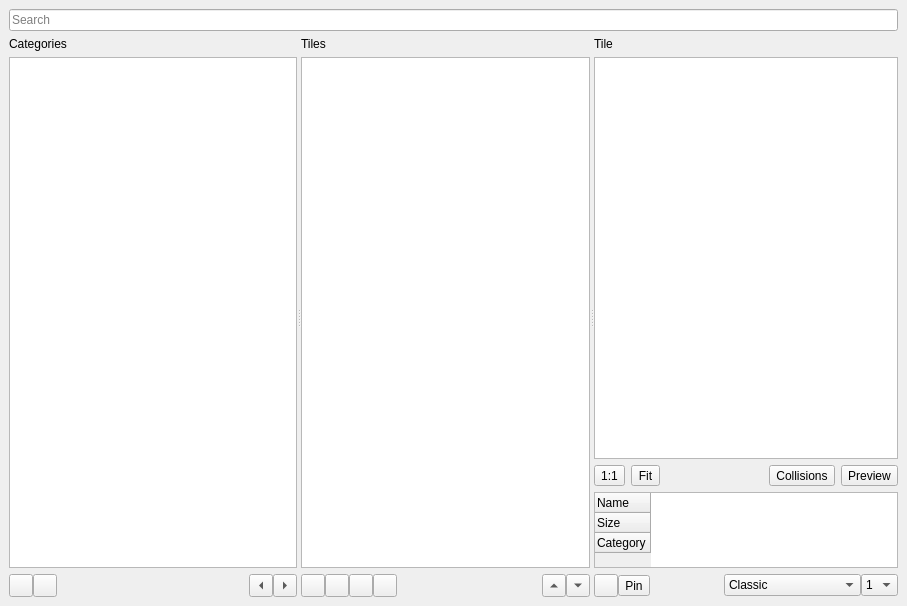
<?xml version="1.0" encoding="UTF-8"?>
<ui version="4.0">
 <class>TileExplorer</class>
 <widget class="QDockWidget" name="TileExplorer">
  <property name="geometry">
   <rect>
    <x>0</x>
    <y>0</y>
    <width>907</width>
    <height>606</height>
   </rect>
  </property>
  <property name="floating">
   <bool>false</bool>
  </property>
  <property name="features">
   <set>QDockWidget::DockWidgetFeature::DockWidgetClosable|QDockWidget::DockWidgetFeature::DockWidgetFloatable|QDockWidget::DockWidgetFeature::DockWidgetMovable</set>
  </property>
  <property name="windowTitle">
   <string>Tile Explorer</string>
  </property>
  <widget class="QWidget" name="dockWidgetContents">
   <layout class="QVBoxLayout" name="verticalLayout">
    <item>
     <widget class="QLineEdit" name="SearchBar">
      <property name="inputMask">
       <string/>
      </property>
      <property name="placeholderText">
       <string>Search</string>
      </property>
      <property name="cursorMoveStyle">
       <enum>Qt::CursorMoveStyle::LogicalMoveStyle</enum>
      </property>
      <property name="clearButtonEnabled">
       <bool>true</bool>
      </property>
     </widget>
    </item>
    <item>
     <widget class="QSplitter" name="splitter">
      <property name="orientation">
       <enum>Qt::Orientation::Horizontal</enum>
      </property>
      <widget class="QWidget" name="CatsTab" native="true">
       <layout class="QVBoxLayout" name="verticalLayout_2">
        <property name="leftMargin">
         <number>0</number>
        </property>
        <property name="rightMargin">
         <number>0</number>
        </property>
        <item>
         <widget class="QLabel" name="label">
          <property name="text">
           <string>Categories</string>
          </property>
         </widget>
        </item>
        <item>
         <widget class="QListWidget" name="Categories">
          <property name="editTriggers">
           <set>QAbstractItemView::EditTrigger::NoEditTriggers</set>
          </property>
          <property name="alternatingRowColors">
           <bool>true</bool>
          </property>
          <property name="selectionMode">
           <enum>QAbstractItemView::SelectionMode::ExtendedSelection</enum>
          </property>
          <property name="movement">
           <enum>QListView::Movement::Static</enum>
          </property>
          <property name="flow">
           <enum>QListView::Flow::TopToBottom</enum>
          </property>
          <property name="resizeMode">
           <enum>QListView::ResizeMode::Adjust</enum>
          </property>
          <property name="layoutMode">
           <enum>QListView::LayoutMode::SinglePass</enum>
          </property>
          <property name="viewMode">
           <enum>QListView::ViewMode::ListMode</enum>
          </property>
          <property name="uniformItemSizes">
           <bool>true</bool>
          </property>
          <property name="selectionRectVisible">
           <bool>false</bool>
          </property>
         </widget>
        </item>
        <item>
         <layout class="QHBoxLayout" name="horizontalLayout">
          <property name="spacing">
           <number>0</number>
          </property>
          <item>
           <widget class="QToolButton" name="CatsAddCC">
            <property name="text">
             <string/>
            </property>
            <property name="icon">
             <iconset theme="list-add"/>
            </property>
            <property name="arrowType">
             <enum>Qt::ArrowType::NoArrow</enum>
            </property>
           </widget>
          </item>
          <item>
           <widget class="QToolButton" name="CatsRemoveCC">
            <property name="text">
             <string/>
            </property>
            <property name="icon">
             <iconset theme="list-remove"/>
            </property>
           </widget>
          </item>
          <item>
           <spacer name="horizontalSpacer">
            <property name="orientation">
             <enum>Qt::Orientation::Horizontal</enum>
            </property>
            <property name="sizeHint" stdset="0">
             <size>
              <width>40</width>
              <height>20</height>
             </size>
            </property>
           </spacer>
          </item>
          <item>
           <widget class="QToolButton" name="CatPrev">
            <property name="text">
             <string>...</string>
            </property>
            <property name="arrowType">
             <enum>Qt::ArrowType::LeftArrow</enum>
            </property>
           </widget>
          </item>
          <item>
           <widget class="QToolButton" name="CatNext">
            <property name="text">
             <string>...</string>
            </property>
            <property name="arrowType">
             <enum>Qt::ArrowType::RightArrow</enum>
            </property>
           </widget>
          </item>
         </layout>
        </item>
       </layout>
      </widget>
      <widget class="QWidget" name="TilesTab" native="true">
       <layout class="QVBoxLayout" name="verticalLayout_3">
        <property name="leftMargin">
         <number>0</number>
        </property>
        <property name="rightMargin">
         <number>0</number>
        </property>
        <item>
         <widget class="QLabel" name="label_2">
          <property name="text">
           <string>Tiles</string>
          </property>
         </widget>
        </item>
        <item>
         <widget class="QListWidget" name="Tiles">
          <property name="mouseTracking">
           <bool>true</bool>
          </property>
          <property name="autoFillBackground">
           <bool>true</bool>
          </property>
          <property name="editTriggers">
           <set>QAbstractItemView::EditTrigger::NoEditTriggers</set>
          </property>
          <property name="alternatingRowColors">
           <bool>true</bool>
          </property>
          <property name="resizeMode">
           <enum>QListView::ResizeMode::Fixed</enum>
          </property>
          <property name="layoutMode">
           <enum>QListView::LayoutMode::SinglePass</enum>
          </property>
          <property name="spacing">
           <number>10</number>
          </property>
          <property name="viewMode">
           <enum>QListView::ViewMode::IconMode</enum>
          </property>
         </widget>
        </item>
        <item>
         <layout class="QHBoxLayout" name="horizontalLayout_2">
          <property name="spacing">
           <number>0</number>
          </property>
          <item>
           <widget class="QToolButton" name="TilesListView">
            <property name="text">
             <string/>
            </property>
            <property name="icon">
             <iconset resource="../../../resources/res.qrc">
              <normaloff>:/grids/grid/list.svg</normaloff>:/grids/grid/list.svg</iconset>
            </property>
            <property name="arrowType">
             <enum>Qt::ArrowType::NoArrow</enum>
            </property>
           </widget>
          </item>
          <item>
           <widget class="QToolButton" name="TilesGridViewBig">
            <property name="text">
             <string/>
            </property>
            <property name="icon">
             <iconset resource="../../../resources/res.qrc">
              <normaloff>:/grids/grid/mediumgrid.svg</normaloff>:/grids/grid/mediumgrid.svg</iconset>
            </property>
           </widget>
          </item>
          <item>
           <widget class="QToolButton" name="TilesGridViewSmall">
            <property name="text">
             <string/>
            </property>
            <property name="icon">
             <iconset resource="../../../resources/res.qrc">
              <normaloff>:/grids/grid/smallgrid.svg</normaloff>:/grids/grid/smallgrid.svg</iconset>
            </property>
           </widget>
          </item>
          <item>
           <widget class="QToolButton" name="TilesIconView">
            <property name="text">
             <string/>
            </property>
            <property name="icon">
             <iconset resource="../../../resources/res.qrc">
              <normaloff>:/grids/grid/smallgrid2.svg</normaloff>:/grids/grid/smallgrid2.svg</iconset>
            </property>
           </widget>
          </item>
          <item>
           <spacer name="horizontalSpacer_2">
            <property name="orientation">
             <enum>Qt::Orientation::Horizontal</enum>
            </property>
            <property name="sizeHint" stdset="0">
             <size>
              <width>40</width>
              <height>20</height>
             </size>
            </property>
           </spacer>
          </item>
          <item>
           <widget class="QToolButton" name="TilePrev">
            <property name="text">
             <string>...</string>
            </property>
            <property name="arrowType">
             <enum>Qt::ArrowType::UpArrow</enum>
            </property>
           </widget>
          </item>
          <item>
           <widget class="QToolButton" name="TileNext">
            <property name="text">
             <string>...</string>
            </property>
            <property name="arrowType">
             <enum>Qt::ArrowType::DownArrow</enum>
            </property>
           </widget>
          </item>
         </layout>
        </item>
       </layout>
      </widget>
      <widget class="QWidget" name="TileTab" native="true">
       <layout class="QVBoxLayout" name="verticalLayout_4">
        <property name="leftMargin">
         <number>0</number>
        </property>
        <property name="rightMargin">
         <number>0</number>
        </property>
        <item>
         <widget class="QLabel" name="label_3">
          <property name="text">
           <string>Tile</string>
          </property>
         </widget>
        </item>
        <item>
         <widget class="TilePreview" name="Preview">
          <property name="sizePolicy">
           <sizepolicy hsizetype="Preferred" vsizetype="Preferred">
            <horstretch>0</horstretch>
            <verstretch>1</verstretch>
           </sizepolicy>
          </property>
          <property name="mouseTracking">
           <bool>true</bool>
          </property>
         </widget>
        </item>
        <item>
         <layout class="QHBoxLayout" name="horizontalLayout_6">
          <item>
           <widget class="QToolButton" name="OnetoOne">
            <property name="text">
             <string>1:1</string>
            </property>
            <property name="arrowType">
             <enum>Qt::ArrowType::NoArrow</enum>
            </property>
           </widget>
          </item>
          <item>
           <widget class="QToolButton" name="FitInScreen">
            <property name="text">
             <string>Fit</string>
            </property>
            <property name="arrowType">
             <enum>Qt::ArrowType::NoArrow</enum>
            </property>
           </widget>
          </item>
          <item>
           <spacer name="horizontalSpacer_7">
            <property name="orientation">
             <enum>Qt::Orientation::Horizontal</enum>
            </property>
            <property name="sizeHint" stdset="0">
             <size>
              <width>40</width>
              <height>20</height>
             </size>
            </property>
           </spacer>
          </item>
          <item>
           <widget class="QToolButton" name="ToggleCollisions">
            <property name="text">
             <string>Collisions</string>
            </property>
            <property name="checkable">
             <bool>true</bool>
            </property>
            <property name="arrowType">
             <enum>Qt::ArrowType::NoArrow</enum>
            </property>
           </widget>
          </item>
          <item>
           <widget class="QToolButton" name="TogglePreview">
            <property name="text">
             <string>Preview</string>
            </property>
            <property name="checkable">
             <bool>true</bool>
            </property>
            <property name="arrowType">
             <enum>Qt::ArrowType::NoArrow</enum>
            </property>
           </widget>
          </item>
         </layout>
        </item>
        <item>
         <widget class="QTableWidget" name="Properties">
          <property name="sizePolicy">
           <sizepolicy hsizetype="Preferred" vsizetype="Preferred">
            <horstretch>0</horstretch>
            <verstretch>0</verstretch>
           </sizepolicy>
          </property>
          <property name="sizeAdjustPolicy">
           <enum>QAbstractScrollArea::SizeAdjustPolicy::AdjustToContents</enum>
          </property>
          <property name="editTriggers">
           <set>QAbstractItemView::EditTrigger::NoEditTriggers</set>
          </property>
          <property name="alternatingRowColors">
           <bool>false</bool>
          </property>
          <property name="showGrid">
           <bool>false</bool>
          </property>
          <property name="gridStyle">
           <enum>Qt::PenStyle::NoPen</enum>
          </property>
          <property name="sortingEnabled">
           <bool>false</bool>
          </property>
          <property name="cornerButtonEnabled">
           <bool>true</bool>
          </property>
          <attribute name="horizontalHeaderVisible">
           <bool>false</bool>
          </attribute>
          <attribute name="horizontalHeaderHighlightSections">
           <bool>true</bool>
          </attribute>
          <attribute name="verticalHeaderMinimumSectionSize">
           <number>20</number>
          </attribute>
          <attribute name="verticalHeaderDefaultSectionSize">
           <number>20</number>
          </attribute>
          <attribute name="verticalHeaderHighlightSections">
           <bool>true</bool>
          </attribute>
          <row>
           <property name="text">
            <string>Name</string>
           </property>
          </row>
          <row>
           <property name="text">
            <string>Size</string>
           </property>
          </row>
          <row>
           <property name="text">
            <string>Category</string>
           </property>
          </row>
          <column>
           <property name="text">
            <string>Value</string>
           </property>
          </column>
         </widget>
        </item>
        <item>
         <layout class="QHBoxLayout" name="horizontalLayout_5">
          <property name="spacing">
           <number>0</number>
          </property>
          <item>
           <widget class="QToolButton" name="Favourite">
            <property name="text">
             <string/>
            </property>
            <property name="icon">
             <iconset theme="emblem-favorite"/>
            </property>
            <property name="arrowType">
             <enum>Qt::ArrowType::NoArrow</enum>
            </property>
           </widget>
          </item>
          <item>
           <widget class="QToolButton" name="Pin">
            <property name="text">
             <string>Pin</string>
            </property>
            <property name="icon">
             <iconset resource="../../../resources/res.qrc">
              <normaloff>:/special/special/pin.svg</normaloff>:/special/special/pin.svg</iconset>
            </property>
            <property name="arrowType">
             <enum>Qt::ArrowType::NoArrow</enum>
            </property>
           </widget>
          </item>
          <item>
           <spacer name="horizontalSpacer_5">
            <property name="orientation">
             <enum>Qt::Orientation::Horizontal</enum>
            </property>
            <property name="sizeHint" stdset="0">
             <size>
              <width>40</width>
              <height>20</height>
             </size>
            </property>
           </spacer>
          </item>
          <item>
           <widget class="QComboBox" name="RenderOption">
            <item>
             <property name="text">
              <string>Classic</string>
             </property>
            </item>
            <item>
             <property name="text">
              <string>Tile image</string>
             </property>
            </item>
            <item>
             <property name="text">
              <string>Henry</string>
             </property>
            </item>
            <item>
             <property name="text">
              <string>Unrendered</string>
             </property>
            </item>
            <item>
             <property name="text">
              <string>Rendered (sun)</string>
             </property>
            </item>
            <item>
             <property name="text">
              <string>Rendered (shaded)</string>
             </property>
            </item>
            <item>
             <property name="text">
              <string>Rendered (rain)</string>
             </property>
            </item>
            <item>
             <property name="text">
              <string>Sync</string>
             </property>
            </item>
           </widget>
          </item>
          <item>
           <widget class="QComboBox" name="LayerBox">
            <item>
             <property name="text">
              <string>1</string>
             </property>
            </item>
            <item>
             <property name="text">
              <string>2</string>
             </property>
            </item>
            <item>
             <property name="text">
              <string>3</string>
             </property>
            </item>
           </widget>
          </item>
         </layout>
        </item>
       </layout>
      </widget>
     </widget>
    </item>
   </layout>
  </widget>
 </widget>
 <customwidgets>
  <customwidget>
   <class>TilePreview</class>
   <extends>QGraphicsView</extends>
   <header>BaseModWidgets.h</header>
  </customwidget>
 </customwidgets>
 <resources>
  <include location="../../../resources/res.qrc"/>
 </resources>
 <connections/>
</ui>
